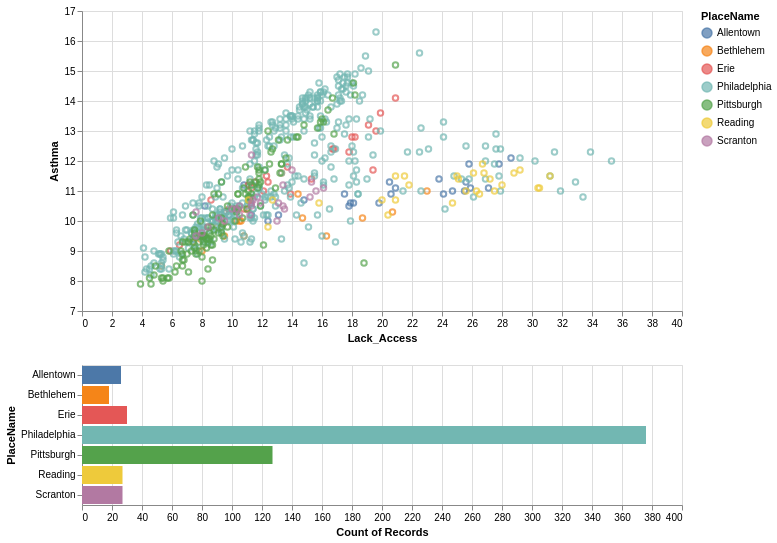

Express this chart as Vega-Lite.
### Vega-Lite specification from a JSON file in a GitHub repository (floating-point values rounded to 4 significant figures; data arrays with more than 128 entries replaced by an {"elided": "..."} marker saying what was removed)
{"config": {"view": {"continuousWidth": 400, "continuousHeight": 300}}, "vconcat": [{"mark": "point", "encoding": {"color": {"condition": {"type": "nominal", "field": "PlaceName", "selection": "selector067"}, "value": "lightgray"}, "x": {"type": "quantitative", "field": "Lack_Access", "scale": {"zero": false}}, "y": {"type": "quantitative", "field": "Asthma", "scale": {"zero": false}}}, "selection": {"selector067": {"type": "interval"}}, "width": 600}, {"mark": "bar", "encoding": {"color": {"type": "nominal", "field": "PlaceName"}, "x": {"type": "quantitative", "aggregate": "count", "field": "PlaceName"}, "y": {"type": "nominal", "field": "PlaceName"}}, "transform": [{"filter": {"selection": "selector067"}}], "width": 600}], "data": {"name": "data-c86d580591e40072db8e203793a5d621"}, "$schema": "https://vega.github.io/schema/vega-lite/v4.8.1.json", "datasets": {"data-c86d580591e40072db8e203793a5d621": {"elided": "631 records"}}}
